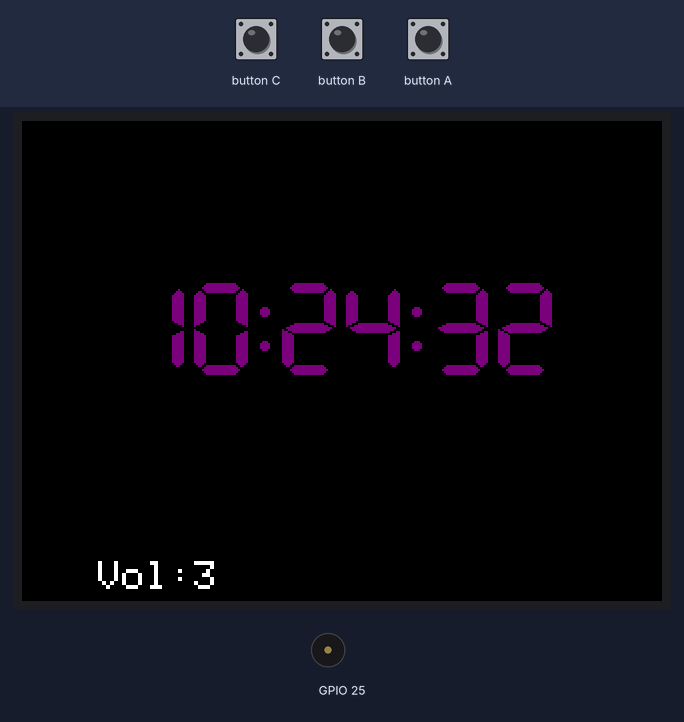
Bench run of a program on a simulated ESP32. Parts: 320×240 colour display, buzzer (waves = sounding). The test bench sets the inputs (shaded band). WiFi joins after 1.5 s; servers stay silent unless stated; the local clock reads 2024-03-15 10:24:30 at power-on unless the program sets it.

Above: at 2.9 s.
3.0 s: button A pressed for 1 s
At 3.37 s:
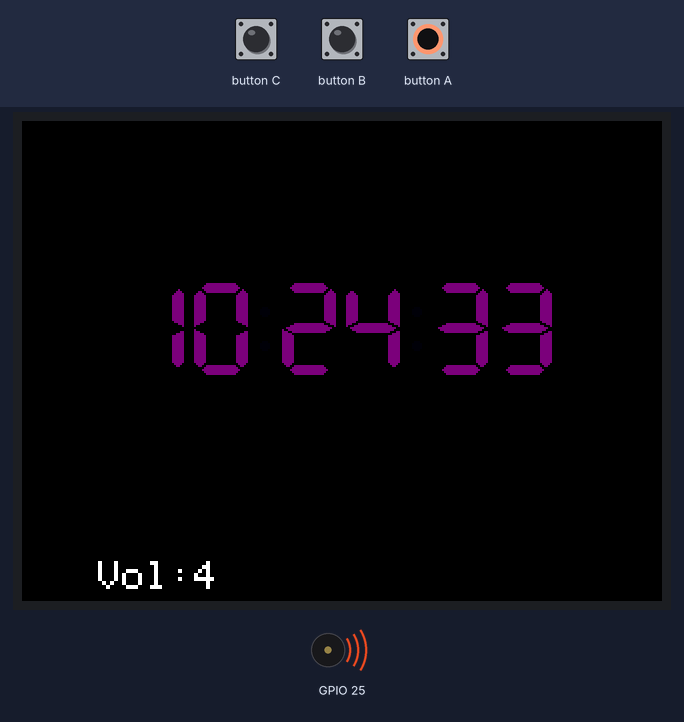
5.5 s: button A pressed for 0.15 s
At 7.4 s:
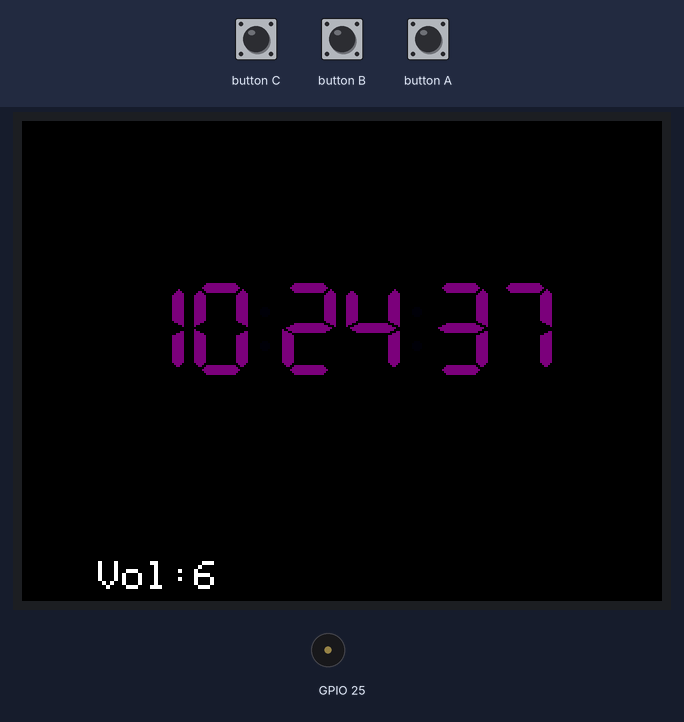
Timing chart, 0 to 8.9 s (numbered marks = the images above; inputs shaded):
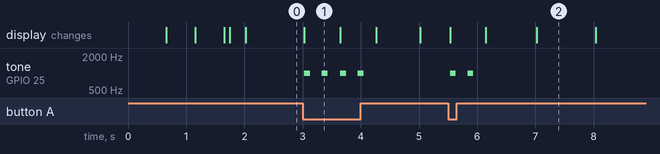

Measured:
- after the input at 3.0 s, tone on GPIO 25: alternates 1000 Hz for 0.10 s and silent for 0.20 s, 8 changes in all, then stays silent, starting at once
- after the input at 5.5 s, tone on GPIO 25: alternates 1000 Hz for 0.10 s and silent for 0.20 s, 4 changes in all, then stays silent, starting at once
- what the display in image 1 shows lasts 0.7 s, from 3.0 s to 3.7 s

The program:

main.cpp
```cpp
#include <M5Stack.h>
#include <WiFi.h>

#include "time.h"

const char* ssid = "yourSSID";
const char* password = "yourPASSWORD";

const char* ntp_server = "ntp.jst.mfeed.ad.jp";
const long gmt_offset_sec = 9 * 3600;
const int daylight_offset_sec = 0;

const int alarm_start_hour = 8;
const int alarm_end_hour = 21;

int beep_volume = 3;

int text_color = TFT_PURPLE;

// Forward declaration needed for IDE 1.6.x
static uint8_t conv2d(const char* p);

// Get H, M, S from compile time
uint8_t hh = conv2d(__TIME__), mm = conv2d(__TIME__ + 3),
        ss = conv2d(__TIME__ + 6);

void drawTimeTextSet(int time) {
  if (time < 10) M5.Lcd.print('0');
  M5.Lcd.print(time);
}

void drawColon(int sec) {
  if (sec % 2) {  // Flash the colons on/off
    M5.Lcd.setTextColor(0x0001, TFT_BLACK);
    M5.Lcd.print(":");
    M5.Lcd.setTextColor(text_color, TFT_BLACK);
  } else {
    M5.Lcd.print(":");
  }
}

void drawTime(int hh, int mm, int ss) {
  M5.Lcd.setTextColor(text_color, TFT_BLACK);
  M5.Lcd.setTextSize(1);
  M5.Lcd.setCursor(52, 80, 7);
  drawTimeTextSet(hh);  // Draw hours
  drawColon(ss);
  drawTimeTextSet(mm);  // Draw minutes
  drawColon(ss);
  drawTimeTextSet(ss);  // Draw seconds
}

void beep() {
  for (size_t i = 0; i <= 1; i++) {
    M5.Speaker.setVolume(beep_volume);
    M5.Speaker.beep();
    delay(100);
    M5.Speaker.mute();
    delay(200);
  }
}

void btnAdisplayText(String text) {
  M5.Lcd.setTextColor(WHITE, BLACK);
  M5.Lcd.setTextDatum(1);
  M5.Lcd.setTextFont(1);
  M5.Lcd.setTextSize(2);
  M5.Lcd.drawString(text, 68, 220);
}

void setup(void) {
  M5.begin();
  M5.Lcd.setTextSize(1);
  M5.Lcd.setTextColor(text_color, TFT_BLACK);
  M5.Speaker.begin();
  M5.Speaker.setVolume(beep_volume);

  // connect to WiFi
  M5.Lcd.printf("Connecting to %s \n", ssid);
  WiFi.begin(ssid, password);
  while (WiFi.status() != WL_CONNECTED) {
    delay(500);
    M5.Lcd.print(".");
  }
  M5.Lcd.println("CONNECTED!");

  // init and get the time
  configTime(gmt_offset_sec, daylight_offset_sec, ntp_server);
  struct tm timeinfo;
  if (!getLocalTime(&timeinfo)) {
    M5.Lcd.println("Failed to obtain time");
    return;
  }
  // disconnect WiFi as it's no longer needed
  WiFi.disconnect(true);
  WiFi.mode(WIFI_OFF);
  M5.Lcd.clearDisplay();
}

void loop() {
  M5.update();

  struct tm timeinfo;
  if (!getLocalTime(&timeinfo)) {
    M5.Lcd.println("Failed to obtain time");
    return;
  }
  hh = timeinfo.tm_hour;
  mm = timeinfo.tm_min;
  ss = timeinfo.tm_sec;

  // Show on display
  drawTime(hh, mm, ss);
  btnAdisplayText("Vol:" + String(beep_volume));

  // Set alarm volume
  if (M5.BtnA.isPressed()) {
    ++beep_volume;
    if (beep_volume > 6) beep_volume = 0;
    btnAdisplayText("Vol:" + String(beep_volume));
    beep();
  }

  // Set time signal
  if (hh >= alarm_start_hour && hh <= alarm_end_hour) {
    if ((mm == 00 && ss == 00)) {
      beep();
    }
  }
}

// Function to extract numbers from compile time string
static uint8_t conv2d(const char* p) {
  uint8_t v = 0;
  if ('0' <= *p && *p <= '9') v = *p - '0';
  return 10 * v + *++p - '0';
}
```
